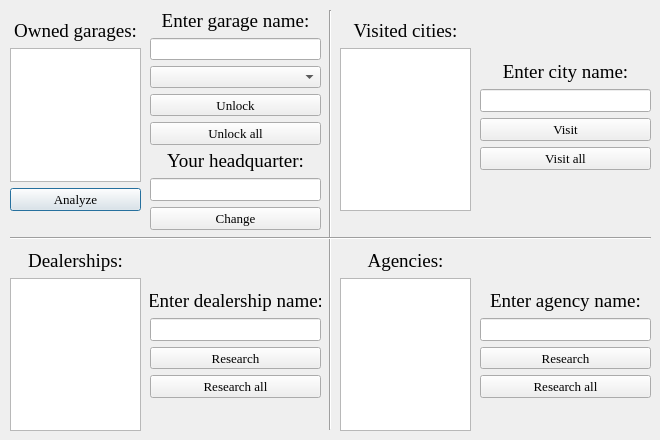
<?xml version="1.0" encoding="UTF-8"?>
<ui version="4.0">
 <author>JDM170</author>
 <class>SecondWindow</class>
 <widget class="QDialog" name="SecondWindow">
  <property name="geometry">
   <rect>
    <x>0</x>
    <y>0</y>
    <width>660</width>
    <height>440</height>
   </rect>
  </property>
  <property name="minimumSize">
   <size>
    <width>660</width>
    <height>440</height>
   </size>
  </property>
  <property name="maximumSize">
   <size>
    <width>660</width>
    <height>440</height>
   </size>
  </property>
  <property name="windowTitle">
   <string>Unlock garages, cities and etc...</string>
  </property>
  <property name="locale">
   <locale language="English" country="UnitedStates"/>
  </property>
  <widget class="QWidget" name="gridLayoutWidget_4">
   <property name="geometry">
    <rect>
     <x>10</x>
     <y>20</y>
     <width>131</width>
     <height>191</height>
    </rect>
   </property>
   <layout class="QGridLayout" name="garages_layout">
    <item row="0" column="0">
     <widget class="QLabel" name="garages_label">
      <property name="font">
       <font>
        <family>Times New Roman</family>
        <pointsize>14</pointsize>
       </font>
      </property>
      <property name="text">
       <string>Owned garages:</string>
      </property>
      <property name="textFormat">
       <enum>Qt::PlainText</enum>
      </property>
      <property name="alignment">
       <set>Qt::AlignCenter</set>
      </property>
     </widget>
    </item>
    <item row="2" column="0">
     <widget class="QPushButton" name="garages_analyze">
      <property name="font">
       <font>
        <family>Times New Roman</family>
        <pointsize>10</pointsize>
       </font>
      </property>
      <property name="text">
       <string>Analyze</string>
      </property>
     </widget>
    </item>
    <item row="1" column="0">
     <widget class="QTextEdit" name="garages_text">
      <property name="font">
       <font>
        <family>Times New Roman</family>
        <pointsize>11</pointsize>
       </font>
      </property>
      <property name="acceptDrops">
       <bool>false</bool>
      </property>
      <property name="horizontalScrollBarPolicy">
       <enum>Qt::ScrollBarAlwaysOff</enum>
      </property>
      <property name="readOnly">
       <bool>true</bool>
      </property>
     </widget>
    </item>
   </layout>
  </widget>
  <widget class="QWidget" name="gridLayoutWidget_5">
   <property name="geometry">
    <rect>
     <x>340</x>
     <y>20</y>
     <width>131</width>
     <height>191</height>
    </rect>
   </property>
   <layout class="QGridLayout" name="cities_layout">
    <item row="0" column="0">
     <widget class="QLabel" name="cities_visited_label">
      <property name="font">
       <font>
        <family>Times New Roman</family>
        <pointsize>14</pointsize>
       </font>
      </property>
      <property name="text">
       <string>Visited cities:</string>
      </property>
      <property name="alignment">
       <set>Qt::AlignCenter</set>
      </property>
     </widget>
    </item>
    <item row="1" column="0">
     <widget class="QTextEdit" name="cities_text">
      <property name="font">
       <font>
        <family>Times New Roman</family>
        <pointsize>11</pointsize>
       </font>
      </property>
      <property name="acceptDrops">
       <bool>false</bool>
      </property>
      <property name="horizontalScrollBarPolicy">
       <enum>Qt::ScrollBarAlwaysOff</enum>
      </property>
      <property name="readOnly">
       <bool>true</bool>
      </property>
     </widget>
    </item>
   </layout>
  </widget>
  <widget class="QWidget" name="gridLayoutWidget_2">
   <property name="geometry">
    <rect>
     <x>10</x>
     <y>250</y>
     <width>131</width>
     <height>181</height>
    </rect>
   </property>
   <layout class="QGridLayout" name="dealerships_layout">
    <item row="0" column="0">
     <widget class="QLabel" name="dealerships_label">
      <property name="font">
       <font>
        <family>Times New Roman</family>
        <pointsize>14</pointsize>
       </font>
      </property>
      <property name="text">
       <string>Dealerships:</string>
      </property>
      <property name="alignment">
       <set>Qt::AlignCenter</set>
      </property>
     </widget>
    </item>
    <item row="1" column="0">
     <widget class="QTextEdit" name="dealerships_text">
      <property name="font">
       <font>
        <family>Times New Roman</family>
        <pointsize>11</pointsize>
       </font>
      </property>
      <property name="acceptDrops">
       <bool>false</bool>
      </property>
      <property name="horizontalScrollBarPolicy">
       <enum>Qt::ScrollBarAlwaysOff</enum>
      </property>
      <property name="readOnly">
       <bool>true</bool>
      </property>
     </widget>
    </item>
   </layout>
  </widget>
  <widget class="QWidget" name="gridLayoutWidget_6">
   <property name="geometry">
    <rect>
     <x>340</x>
     <y>250</y>
     <width>131</width>
     <height>181</height>
    </rect>
   </property>
   <layout class="QGridLayout" name="agencies_layout">
    <item row="0" column="0">
     <widget class="QLabel" name="agencies_label">
      <property name="font">
       <font>
        <family>Times New Roman</family>
        <pointsize>14</pointsize>
       </font>
      </property>
      <property name="text">
       <string>Agencies:</string>
      </property>
      <property name="alignment">
       <set>Qt::AlignCenter</set>
      </property>
     </widget>
    </item>
    <item row="1" column="0">
     <widget class="QTextEdit" name="agencies_text">
      <property name="font">
       <font>
        <family>Times New Roman</family>
        <pointsize>11</pointsize>
       </font>
      </property>
      <property name="acceptDrops">
       <bool>false</bool>
      </property>
      <property name="horizontalScrollBarPolicy">
       <enum>Qt::ScrollBarAlwaysOff</enum>
      </property>
      <property name="readOnly">
       <bool>true</bool>
      </property>
     </widget>
    </item>
   </layout>
  </widget>
  <widget class="Line" name="v_line">
   <property name="geometry">
    <rect>
     <x>320</x>
     <y>10</y>
     <width>20</width>
     <height>420</height>
    </rect>
   </property>
   <property name="orientation">
    <enum>Qt::Vertical</enum>
   </property>
  </widget>
  <widget class="Line" name="h_line">
   <property name="geometry">
    <rect>
     <x>10</x>
     <y>230</y>
     <width>641</width>
     <height>16</height>
    </rect>
   </property>
   <property name="orientation">
    <enum>Qt::Horizontal</enum>
   </property>
  </widget>
  <widget class="QWidget" name="gridLayoutWidget">
   <property name="geometry">
    <rect>
     <x>150</x>
     <y>10</y>
     <width>171</width>
     <height>135</height>
    </rect>
   </property>
   <layout class="QGridLayout" name="add_garage">
    <item row="3" column="0">
     <widget class="QPushButton" name="garage_add">
      <property name="font">
       <font>
        <family>Times New Roman</family>
        <pointsize>10</pointsize>
       </font>
      </property>
      <property name="text">
       <string>Unlock</string>
      </property>
     </widget>
    </item>
    <item row="1" column="0">
     <widget class="QLineEdit" name="garage_edit">
      <property name="font">
       <font>
        <family>Times New Roman</family>
        <pointsize>10</pointsize>
       </font>
      </property>
     </widget>
    </item>
    <item row="4" column="0">
     <widget class="QPushButton" name="garage_add_all">
      <property name="font">
       <font>
        <family>Times New Roman</family>
        <pointsize>10</pointsize>
       </font>
      </property>
      <property name="text">
       <string>Unlock all</string>
      </property>
     </widget>
    </item>
    <item row="0" column="0">
     <widget class="QLabel" name="garage_label">
      <property name="font">
       <font>
        <family>Times New Roman</family>
        <pointsize>14</pointsize>
       </font>
      </property>
      <property name="text">
       <string>Enter garage name:</string>
      </property>
      <property name="alignment">
       <set>Qt::AlignCenter</set>
      </property>
     </widget>
    </item>
    <item row="2" column="0">
     <widget class="QComboBox" name="garage_size">
      <property name="font">
       <font>
        <family>Times New Roman</family>
        <pointsize>10</pointsize>
       </font>
      </property>
     </widget>
    </item>
   </layout>
  </widget>
  <widget class="QWidget" name="gridLayoutWidget_3">
   <property name="geometry">
    <rect>
     <x>480</x>
     <y>60</y>
     <width>171</width>
     <height>110</height>
    </rect>
   </property>
   <layout class="QGridLayout" name="add_city">
    <item row="2" column="0">
     <widget class="QPushButton" name="city_add">
      <property name="font">
       <font>
        <family>Times New Roman</family>
        <pointsize>10</pointsize>
       </font>
      </property>
      <property name="text">
       <string>Visit</string>
      </property>
     </widget>
    </item>
    <item row="1" column="0">
     <widget class="QLineEdit" name="city_edit">
      <property name="font">
       <font>
        <family>Times New Roman</family>
        <pointsize>10</pointsize>
       </font>
      </property>
     </widget>
    </item>
    <item row="0" column="0">
     <widget class="QLabel" name="city_label">
      <property name="font">
       <font>
        <family>Times New Roman</family>
        <pointsize>14</pointsize>
       </font>
      </property>
      <property name="text">
       <string>Enter city name:</string>
      </property>
      <property name="alignment">
       <set>Qt::AlignCenter</set>
      </property>
     </widget>
    </item>
    <item row="3" column="0">
     <widget class="QPushButton" name="city_add_all">
      <property name="font">
       <font>
        <family>Times New Roman</family>
        <pointsize>10</pointsize>
       </font>
      </property>
      <property name="text">
       <string>Visit all</string>
      </property>
     </widget>
    </item>
   </layout>
  </widget>
  <widget class="QWidget" name="gridLayoutWidget_7">
   <property name="geometry">
    <rect>
     <x>150</x>
     <y>290</y>
     <width>171</width>
     <height>108</height>
    </rect>
   </property>
   <layout class="QGridLayout" name="add_dealer">
    <item row="2" column="0">
     <widget class="QPushButton" name="dealer_add">
      <property name="font">
       <font>
        <family>Times New Roman</family>
        <pointsize>10</pointsize>
       </font>
      </property>
      <property name="text">
       <string>Research</string>
      </property>
     </widget>
    </item>
    <item row="1" column="0">
     <widget class="QLineEdit" name="dealer_edit">
      <property name="font">
       <font>
        <family>Times New Roman</family>
        <pointsize>10</pointsize>
       </font>
      </property>
     </widget>
    </item>
    <item row="0" column="0">
     <widget class="QLabel" name="dealer_label">
      <property name="font">
       <font>
        <family>Times New Roman</family>
        <pointsize>14</pointsize>
       </font>
      </property>
      <property name="text">
       <string>Enter dealership name:</string>
      </property>
      <property name="alignment">
       <set>Qt::AlignCenter</set>
      </property>
     </widget>
    </item>
    <item row="3" column="0">
     <widget class="QPushButton" name="dealer_add_all">
      <property name="font">
       <font>
        <family>Times New Roman</family>
        <pointsize>10</pointsize>
       </font>
      </property>
      <property name="text">
       <string>Research all</string>
      </property>
     </widget>
    </item>
   </layout>
  </widget>
  <widget class="QWidget" name="gridLayoutWidget_8">
   <property name="geometry">
    <rect>
     <x>480</x>
     <y>290</y>
     <width>171</width>
     <height>108</height>
    </rect>
   </property>
   <layout class="QGridLayout" name="add_agency">
    <item row="2" column="0">
     <widget class="QPushButton" name="agency_add">
      <property name="font">
       <font>
        <family>Times New Roman</family>
        <pointsize>10</pointsize>
       </font>
      </property>
      <property name="text">
       <string>Research</string>
      </property>
     </widget>
    </item>
    <item row="0" column="0">
     <widget class="QLabel" name="agency_label">
      <property name="font">
       <font>
        <family>Times New Roman</family>
        <pointsize>14</pointsize>
       </font>
      </property>
      <property name="text">
       <string>Enter agency name:</string>
      </property>
      <property name="alignment">
       <set>Qt::AlignCenter</set>
      </property>
     </widget>
    </item>
    <item row="3" column="0">
     <widget class="QPushButton" name="agency_add_all">
      <property name="font">
       <font>
        <family>Times New Roman</family>
        <pointsize>10</pointsize>
       </font>
      </property>
      <property name="text">
       <string>Research all</string>
      </property>
     </widget>
    </item>
    <item row="1" column="0">
     <widget class="QLineEdit" name="agency_edit">
      <property name="font">
       <font>
        <family>Times New Roman</family>
        <pointsize>10</pointsize>
       </font>
      </property>
     </widget>
    </item>
   </layout>
  </widget>
  <widget class="QWidget" name="gridLayoutWidget_9">
   <property name="geometry">
    <rect>
     <x>150</x>
     <y>150</y>
     <width>171</width>
     <height>80</height>
    </rect>
   </property>
   <layout class="QGridLayout" name="headquarter_layout">
    <item row="0" column="0">
     <widget class="QLabel" name="headquarter_label">
      <property name="font">
       <font>
        <family>Times New Roman</family>
        <pointsize>14</pointsize>
       </font>
      </property>
      <property name="text">
       <string>Your headquarter:</string>
      </property>
      <property name="alignment">
       <set>Qt::AlignCenter</set>
      </property>
     </widget>
    </item>
    <item row="1" column="0">
     <widget class="QLineEdit" name="headquarter_edit">
      <property name="font">
       <font>
        <family>Times New Roman</family>
        <pointsize>10</pointsize>
       </font>
      </property>
     </widget>
    </item>
    <item row="2" column="0">
     <widget class="QPushButton" name="headquarter_change">
      <property name="font">
       <font>
        <family>Times New Roman</family>
        <pointsize>10</pointsize>
       </font>
      </property>
      <property name="text">
       <string>Change</string>
      </property>
     </widget>
    </item>
   </layout>
  </widget>
 </widget>
 <tabstops>
  <tabstop>garages_text</tabstop>
  <tabstop>garages_analyze</tabstop>
  <tabstop>garage_edit</tabstop>
  <tabstop>garage_size</tabstop>
  <tabstop>garage_add</tabstop>
  <tabstop>garage_add_all</tabstop>
  <tabstop>headquarter_edit</tabstop>
  <tabstop>headquarter_change</tabstop>
  <tabstop>cities_text</tabstop>
  <tabstop>city_edit</tabstop>
  <tabstop>city_add</tabstop>
  <tabstop>city_add_all</tabstop>
  <tabstop>dealerships_text</tabstop>
  <tabstop>dealer_edit</tabstop>
  <tabstop>dealer_add</tabstop>
  <tabstop>dealer_add_all</tabstop>
  <tabstop>agencies_text</tabstop>
  <tabstop>agency_edit</tabstop>
  <tabstop>agency_add</tabstop>
  <tabstop>agency_add_all</tabstop>
 </tabstops>
 <resources/>
 <connections/>
</ui>
